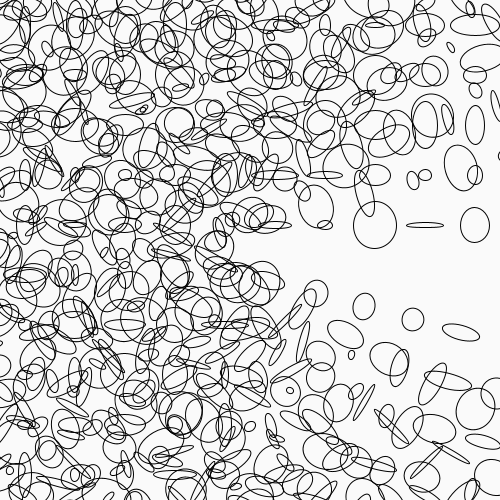
Frame 1 (no input)
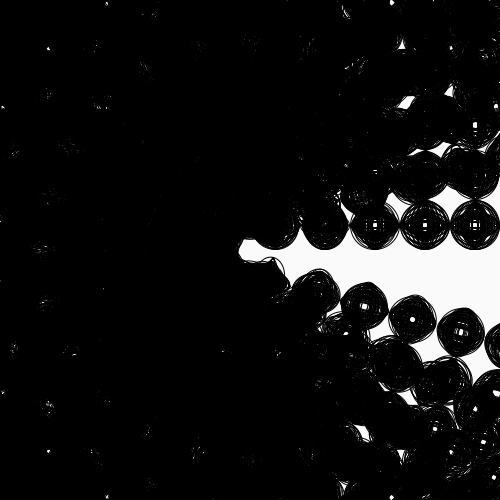
Frame 60 (the mouse pressed at the canvas centre just before this capture)
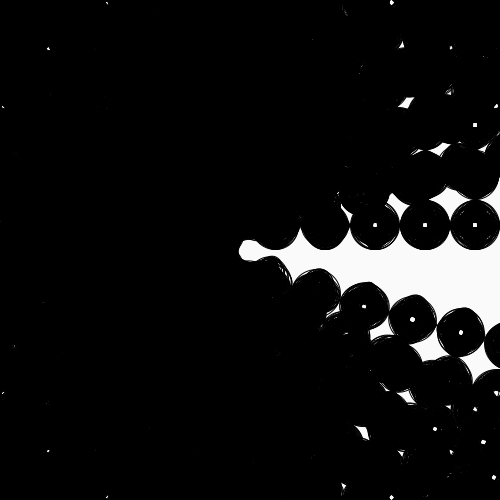
Frame 120 (the mouse held since frame 60 and released just before this capture)

The Processing sketch that drew these frames (run headless with seeded random() and noise(); from frame 60 on, the mouse is pressed at the canvas centre):

// Processing sketch: processing_85346
// ── processing_85346.pde

void setup()
{
  size(500, 500);
  background(250);
  smooth();
}



void draw()
{

//background(mouseX,mouseY,mouseX,mouseY);
fill(255);
translate (width/2, height/2);

for (int i=0; i<180; i+=10){
  rotate(radians(15));
noFill();
    
    for(int posX=25;posX< width;posX=posX+50)
    {
      for(int posY=25;posY< height;posY=posY+50)
      {
      ellipse(posX,posY,random(5,50),random(5,50));

println(mouseX);
}
    }
}}
